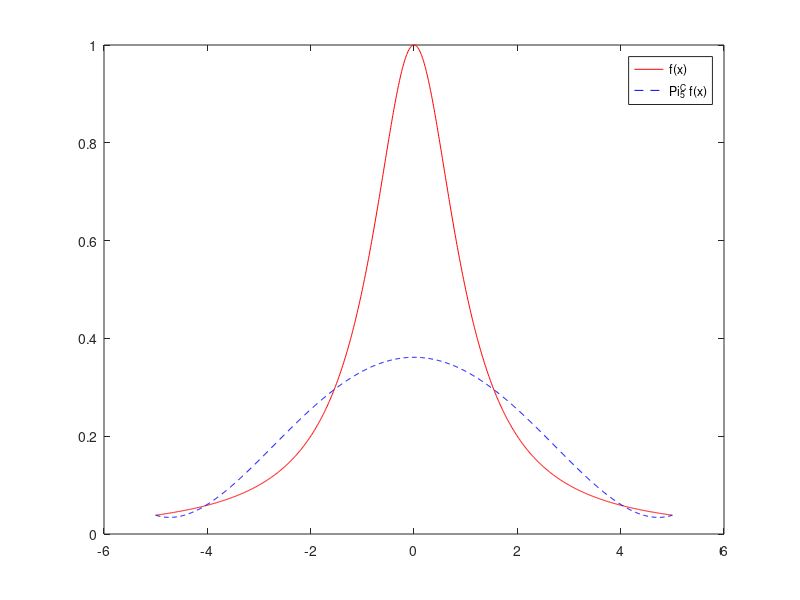
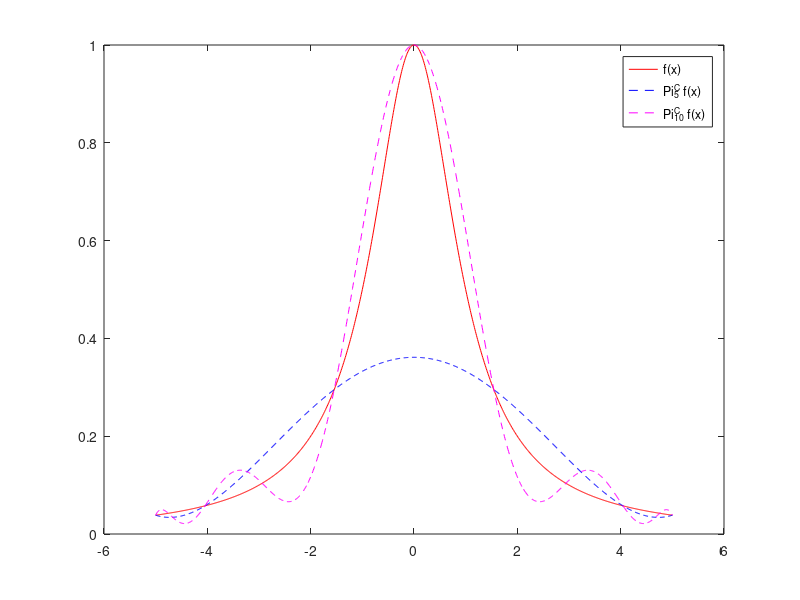
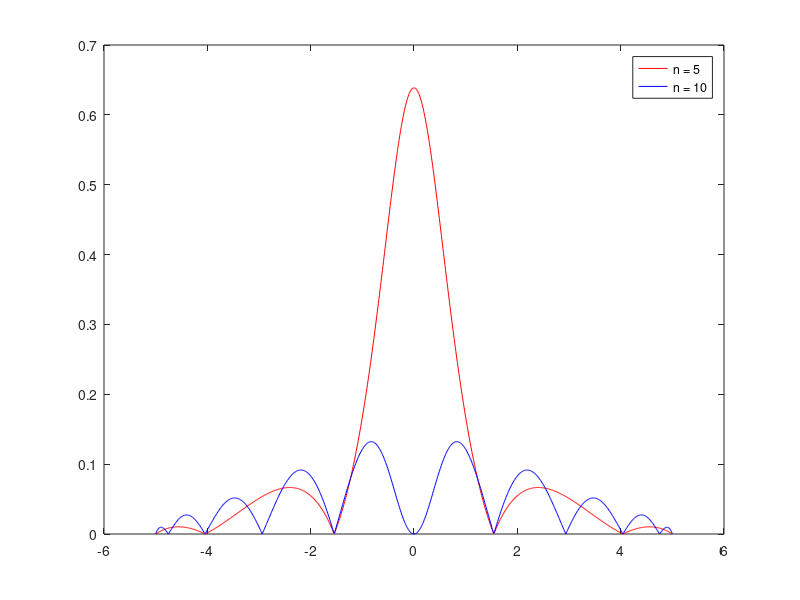

MATLAB code for these plots, in order:
%% ESERCIZIO 4

fun = @(x) 1 ./ (1 + x.^2);
a = -5;
b = 5;
x_dis = a:0.01:b;
f_dis = fun(x_dis);

n = 5;
x_hat = -cos(pi*(0:n)/n); % per l'intervallo [-1, 1]
x_nod = (a + b)/2 + ((b - a)/2)*x_hat;
f_nod = fun(x_nod);
P = polyfit(x_nod, f_nod, n);
poly_dis = polyval(P, x_dis);
figure(1);
plot(x_dis, f_dis, "-r", x_dis, poly_dis, "--b");
legend("f(x)", "\Pi^C_5 f(x)");
err = abs(f_dis - poly_dis);

n = 10;
x_hat1 = -cos(pi*(0:n)/n);
x_nod1 = (a+b)/2 + ((b-a)/2)*x_hat1;
f_nod1 = fun(x_nod1);
P1 = polyfit(x_nod1, f_nod1, n);
poly_dis1 = polyval(P1, x_dis);
err1 = abs(f_dis - poly_dis1);

% Confronto
figure(2);
plot(x_dis, f_dis, "-r", x_dis, poly_dis, "--b", ...
    x_dis, poly_dis1, "--m");
legend("f(x)", "\Pi_5^C f(x)", "\Pi_{10}^C f(x)");

% Errori di interpolazione
figure(3);
plot(x_dis, err, "r", x_dis, err1, "b");
legend("n = 5", "n = 10");